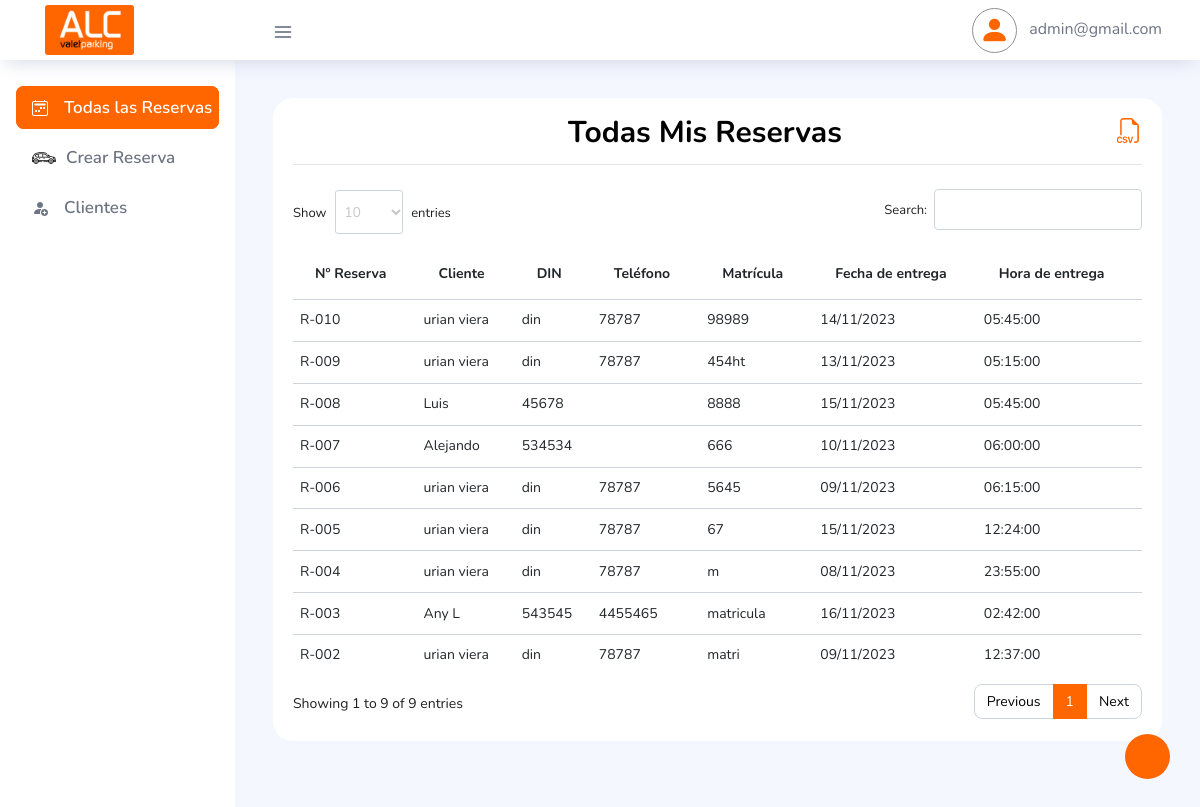
The app's page /dashboard/ReservasAdmin.php (signed in) with its own data.
### tables this page shows
CREATE TABLE `tbl_reservas` (
  `id` int(11) unsigned NOT NULL AUTO_INCREMENT,
  `id_cliente` int(11) DEFAULT NULL,
  `fecha_entrega` date NOT NULL,
  `hora_entrega` time NOT NULL,
  `fecha_recogida` date NOT NULL,
  `hora_recogida` time NOT NULL,
  `tipo_plaza` varchar(100) NOT NULL DEFAULT '',
  `terminal_entrega` varchar(100) NOT NULL DEFAULT '',
  `terminal_recogida` varchar(100) NOT NULL DEFAULT '',
  `matricula` varchar(50) NOT NULL DEFAULT '',
  `color` varchar(60) DEFAULT NULL,
  `marca_modelo` varchar(250) NOT NULL DEFAULT '',
  `numero_vuelo_de_vuelta` varchar(50) DEFAULT NULL,
  `servicio_adicional` varchar(10) DEFAULT NULL,
  `total_pago_reserva` decimal(5,2) DEFAULT NULL,
  `formato_pago` varchar(250) DEFAULT NULL,
  `fecha_pago_factura` date DEFAULT NULL,
  `date_registro` datetime DEFAULT current_timestamp() ON UPDATE current_timestamp(),
  PRIMARY KEY (`id`)
);

CREATE TABLE `tbl_clientes` (
  `IdUser` int(10) NOT NULL AUTO_INCREMENT,
  `emailUser` varchar(50) DEFAULT NULL,
  `passwordUser` varchar(250) DEFAULT NULL,
  `nombre_completo` varchar(250) DEFAULT NULL,
  `din` char(50) DEFAULT NULL,
  `direccion_completa` mediumtext DEFAULT NULL,
  `tlf` varchar(20) DEFAULT NULL,
  `conocido_por` varchar(60) DEFAULT NULL,
  `observaciones` mediumtext DEFAULT NULL,
  `terminos` int(11) DEFAULT 1,
  `rol` int(11) DEFAULT 0,
  `sesionDesde` varchar(30) DEFAULT NULL,
  `sesionHasta` varchar(30) DEFAULT NULL,
  `createUser` varchar(30) DEFAULT NULL,
  PRIMARY KEY (`IdUser`)
);

### dashboard/funciones.php (called while the page is built, shortened)
<?php
   function getAllReservas($con)
   {
       $sqlReservasAdmin = ("SELECT c.*, r.* FROM tbl_clientes AS c
                   INNER JOIN tbl_reservas AS r ON c.idUser = r.id_cliente
                   ORDER BY r.date_registro DESC");
       $queryReserva = mysqli_query($con, $sqlReservasAdmin);
       return $queryReserva;
   }
   ?>

### dashboard/ReservasAdmin.php (the view, shortened to what this page needs)
<?php
if (isset($_SESSION['emailUser']) != "" && $_SESSION['rol'] == 1) {
    $email      = $_SESSION['emailUser'];
    $rolUser    = $_SESSION['rol'];
?>
    <!DOCTYPE html>
    <html lang="es">
    <body>
        <div class="container-scroller">
            <?php include 'bases/navbar.php'; ?>
            <div class="container-fluid page-body-wrapper">
                <?php include 'bases/nav.php';
                include 'funciones.php';
                $mis_reservas = getAllReservas($con);
                ?>
                <div class="main-panel">
                    <div class="content-wrapper">
                        <div class="row justify-content-md-center">
                            <div class="col-lg-12 grid-margin stretch-card">
                                <div class="card">
                                    <div class="card-body">
                                        <h2 class="card-title text-center mb-4" style="font-size: 30px;">Todas Mis Reservas
                                            <a href="../acciones/exportDataReservas.php" download="Data_clientes.xls" style="float: right;font-size: 25px;">
                                                <i class="bi bi-filetype-csv"></i>
                                            </a>
                                            <hr>
                                        </h2>
                                        <div class="table-responsive">
                                            <table id="MiTabla" class="table table-hover">
                                                <thead>
                                                    <tr>
                                                        <th>Nº Reserva</th>
                                                        <th>Cliente</th>
                                                        <th>DIN</th>
                                                        <th>Teléfono</th>
                                                        <th>Matrícula</th>
                                                        <th>Fecha de entrega</th>
                                                        <th>Hora de entrega</th>
                                                        <th>Fecha de recogida</th>
                                                    </tr>
                                                </thead>
                                                <tbody>
                                                    <?php
                                                    while ($reserva = mysqli_fetch_array($mis_reservas)) {
                                                        $reserva_id = $reserva["id"]; ?>
                                                        <tr id="<?php echo $reserva_id; ?>" data-bs-toggle="modal" data-bs-target="#DetalleReserva">
                                                            <td class="custom_td">
                                                                <?php
                                                                if ($reserva_id < 10) {
                                                                    echo 'R-00' . $reserva_id;
                                                                } elseif ($reserva_id < 100) {
                                                                    echo 'R-0' . $reserva_id;
                                                                } else {
                                                                    echo 'R-' . $reserva_id;
                                                                } ?>
                                                            </td>
                                                            <td class="custom_td"><?php echo $reserva["nombre_completo"]; ?></td>
                                                            <td class="custom_td"><?php echo $reserva["din"]; ?></td>
                                                            <td class="custom_td"><?php echo $reserva["tlf"]; ?></td>
                                                            <td class="custom_td"><?php echo $reserva["matricula"]; ?></td>
                                                            <td class="custom_td"><?php echo date("d/m/Y", strtotime($reserva["fecha_entrega"])); ?></td>
                                                            <td class="custom_td"><?php echo $reserva["hora_entrega"]; ?></td>
                                                            <td class="custom_td"><?php echo date("d/m/Y", strtotime($reserva["fecha_recogida"])); ?></td>
                                                        </tr>
                                                    <?php } ?>
                                                </tbody>
                                            </table>
                                        </div>
                                    </div>
                                </div>
                            </div>
                        </div>
                    </div>
                </div>
            </div>
        </div>
    </body>
    </html>
<?php
} else { ?>
    <script type="text/javascript">
        location.href = "../acciones/login/exit.php";
    </script>
<?php }  ?>

### dashboard/bases/navbar.php (shortened to what this page needs)
<nav class="navbar col-lg-12 col-12 p-0 fixed-top d-flex flex-row">
  <div class="text-center navbar-brand-wrapper d-flex align-items-center justify-content-center">
    <a class="navbar-brand brand-logo mr-5" href="./">
      <img src="../assets/custom/imgs/logo_naranja.png" class="mr-2" alt="logo" />
    </a>
  </div>
  <div class="navbar-menu-wrapper d-flex align-items-center justify-content-end">
    <button class="navbar-toggler navbar-toggler align-self-center" type="button" data-toggle="minimize">
      <span class="icon-menu"></span>
    </button>
    <ul class="navbar-nav navbar-nav-right">
      <li class="nav-item nav-profile dropdown">
        <a class="nav-link dropdown-toggle" href="#" data-toggle="dropdown" id="profileDropdown">
          <i class="bi bi-person-fill perfil_radius"></i>
          <span> <?php echo $email; ?></span>
        </a>
      </li>
    </ul>
  </div>
</nav>

### dashboard/bases/nav.php (shortened to what this page needs)
<nav class="sidebar sidebar-offcanvas" id="sidebar">
  <ul class="nav">
    <?php
    if ($rolUser == 1) { ?>
      <li class="nav-item">
        <a class="nav-link" href="ReservasAdmin.php">
          <i class="bi bi-calendar2-week menu-icon"></i>
          <span class="menu-title">Todas las Reservas</span>
        </a>
      </li>
      <li class="nav-item">
        <a class="nav-link" href="CrearReserva.php">
          <img src="../assets/custom/imgs/carro.png" alt="car" style="padding: 0px 10px 0px 0px" />
          <span class="menu-title">Crear Reserva</span>
        </a>
      </li>
      <li class="nav-item">
        <a class="nav-link" href="CrearCliente.php">
          <i class="bi bi-person-fill-add menu-icon"></i>
          <span class="menu-title">Clientes</span>
        </a>
      </li>
    <?php } ?>
  </ul>
</nav>

### assets/custom/css/custom_css.css (style rules this page uses)
.navbar .navbar-brand-wrapper .navbar-brand img { height: 50px; border-radius: 3px; }
.sidebar .nav .nav-item .nav-link .menu-title { font-size: 17px !important; }
.bi-person-fill { font-size: 30px; color: #ff6600; }
.perfil_radius { width: 45px; height: 45px; border: 1px solid #8e9193; border-radius: 50%; display: inline-flex; justify-content: center; align-items: center; }
.sidebar .nav .nav-item.active > .nav-link { color: #e3e3e3 !important; }
.bi-filetype-csv { color: #f60 !important; }
.custom_td { padding: 7px !important; }

### records on screen
tbl_reservas: id "3", id_cliente.nombre_completo "Any L", id_cliente.din "543545", id_cliente.tlf "4455465", matricula "matricula", fecha_entrega "16/11/2023", hora_entrega "02:42:00"
tbl_reservas: id "9", id_cliente.nombre_completo "urian viera", id_cliente.din "din", id_cliente.tlf "78787", matricula "454ht", fecha_entrega "13/11/2023", hora_entrega "05:15:00"
tbl_reservas: id "7", id_cliente.nombre_completo "Alejando", id_cliente.din "534534", matricula "666", fecha_entrega "10/11/2023", hora_entrega "06:00:00"
tbl_reservas: id "6", id_cliente.nombre_completo "urian viera", id_cliente.din "din", id_cliente.tlf "78787", matricula "5645", fecha_entrega "09/11/2023", hora_entrega "06:15:00"
tbl_reservas: id "5", id_cliente.nombre_completo "urian viera", id_cliente.din "din", id_cliente.tlf "78787", matricula "67", fecha_entrega "15/11/2023", hora_entrega "12:24:00"
tbl_reservas: id "2", id_cliente.nombre_completo "urian viera", id_cliente.din "din", id_cliente.tlf "78787", matricula "matri", fecha_entrega "09/11/2023", hora_entrega "12:37:00"
tbl_reservas: id "8", id_cliente.nombre_completo "Luis", id_cliente.din "45678", matricula "8888", fecha_entrega "15/11/2023", hora_entrega "05:45:00"
tbl_reservas: id "10", id_cliente.nombre_completo "urian viera", id_cliente.din "din", id_cliente.tlf "78787", matricula "98989", fecha_entrega "14/11/2023", hora_entrega "05:45:00"
tbl_reservas: id "4", id_cliente.nombre_completo "urian viera", id_cliente.din "din", id_cliente.tlf "78787", matricula "m", fecha_entrega "08/11/2023", hora_entrega "23:55:00"

### other values on screen
$email "admin@gmail.com"
